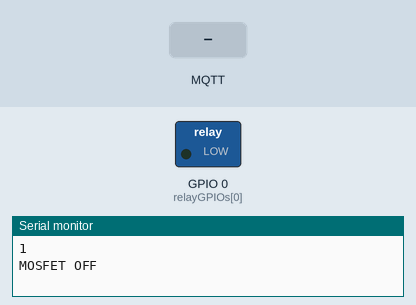
A sketch run on a simulated ESP8266 (NodeMCU). Shown: switched loads named in the sketch (green lamp = pin HIGH), the last lines printed to the serial monitor. The inputs (shaded band) are chosen by the test bench. WiFi joins after 1.5 s; servers stay silent unless stated; no MQTT or app messages arrive unless stated.

Above: at 2.7 s.
2.8 s: MQTT message "/esp8266/main" arrives on the first subscribed topic
At 4.5 s:
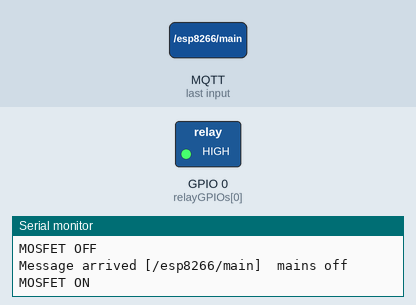
5.0 s: MQTT message "mains on" arrives on the first subscribed topic
At 6.1 s:
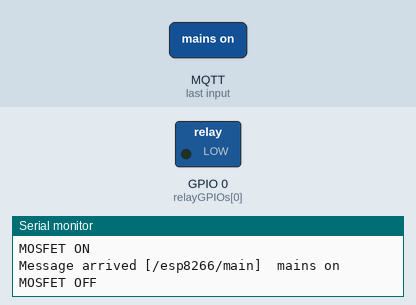
7.0 s: MQTT message "1" arrives on the first subscribed topic
At 8.8 s:
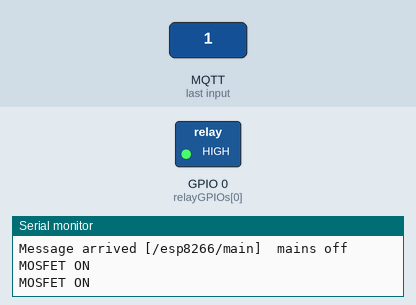
Timing chart, 0 to 10.3 s (numbered marks = the images above; inputs shaded):
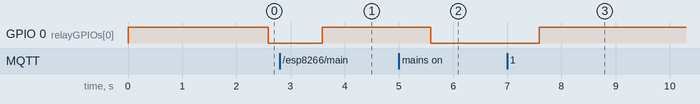

Measured:
- after the input at 2.8 s, GPIO 0 (relayGPIOs[0]): LOW → HIGH after 0.79 s
- after the input at 5.0 s, GPIO 0 (relayGPIOs[0]): HIGH → LOW after 0.59 s
- after the input at 7.0 s, GPIO 0 (relayGPIOs[0]): LOW → HIGH after 0.59 s

The sketch:

mosfet.ino
```cpp
#include <ESP8266WiFi.h>
#include <PubSubClient.h>
// Set to true to define Relay as Normally Open (NO)
#define RELAY_NO    true
#define NUM_RELAYS  1
// Assign each GPIO to a relay
int relayGPIOs[NUM_RELAYS] = {0};

//Update these with values suitable for your network.
const char* ssid = "Blink-Speed";
const char* password = "12mt61r11";
const char* mqtt_server = "192.168.43.1";
int main;


WiFiClient espClient;
PubSubClient client(espClient);

void setup_wifi() {
 delay(10);
  // We start by connecting to a WiFi network
  Serial.println();
  Serial.print("Connecting to ");
  Serial.println(ssid);

  WiFi.mode(WIFI_STA);
  WiFi.begin(ssid, password);

   // digitalWrite(0,LOW);
   // digitalWrite(5,LOW);

  while (WiFi.status() != WL_CONNECTED) {
    delay(500);
    Serial.print("CONNECTING TO "); Serial.println(ssid);
  }

  //randomSeed(micros());

  Serial.println("");
  Serial.println("WiFi connected");
  Serial.println("IP address: ");
  Serial.println(WiFi.localIP());
}

void callback(String topic, byte* payload, unsigned int length) {
   Serial.print("Message arrived [");
   Serial.print(topic);
   Serial.print("] ");

  String str;
   for(int i = 0; i < length; i++){
      str=String(str+(char)payload[i]);
      }//Serial.println(str);

  if (topic.equals("/esp8266/main")) {
     if (str.equalsIgnoreCase("mains on")){
        Serial.println(" mains on ");
        main=1;
     }

  else {
       Serial.println(" mains off");
       main=0;
  }
 }
}


void reconnect() {
 //Loop until we're reconnected
  while (!client.connected()) {
       Serial.print("Attempting MQTT connection...");
       // Attempt to connect
       if (client.connect("MOS-Box")){
          Serial.print("connected to ");Serial.println(ssid);
          client.subscribe("/esp8266/main");
          main=1; //fix
          Serial.println (main);
        }
    else  {
         Serial.print("failed, rc=");
         Serial.print(client.state());
         Serial.println(" try again in 5 seconds");
         delay(5000);
     }
   }
 }

void setup() {
  Serial.begin(9600);
  Serial.println("setup");
  for(int i=1; i<=NUM_RELAYS; i++){
    pinMode(relayGPIOs[i-1], OUTPUT);
    if(RELAY_NO){
      digitalWrite(relayGPIOs[i-1], HIGH);
  }
    else{
      digitalWrite(relayGPIOs[i-1], LOW);
  }
 }
  setup_wifi();
  client.setServer(mqtt_server, 1883);
  client.setCallback(callback);
  //Print ESP8266 Local IP Address
    Serial.println(WiFi.localIP());
}

void loop(){
  delay (1000);
  if (!client.connected()){
    reconnect();
 }
  client.loop();
  if(main==0){
    digitalWrite(0, HIGH);//HIGH for no opto relay
    Serial.println("MOSFET ON");
 }
  else if (main==1){
    digitalWrite(0, LOW);//LOW for no opto relay
    //digitalWrite(5, LOW);//LOW for no opto relay
    Serial.println("MOSFET OFF");

 }
      /*------status relay-------
       if((digitalRead(0))==1)
       client.publish("/status/r2","21");
       else
       client.publish("/status/r2","20");
      */
}
```
